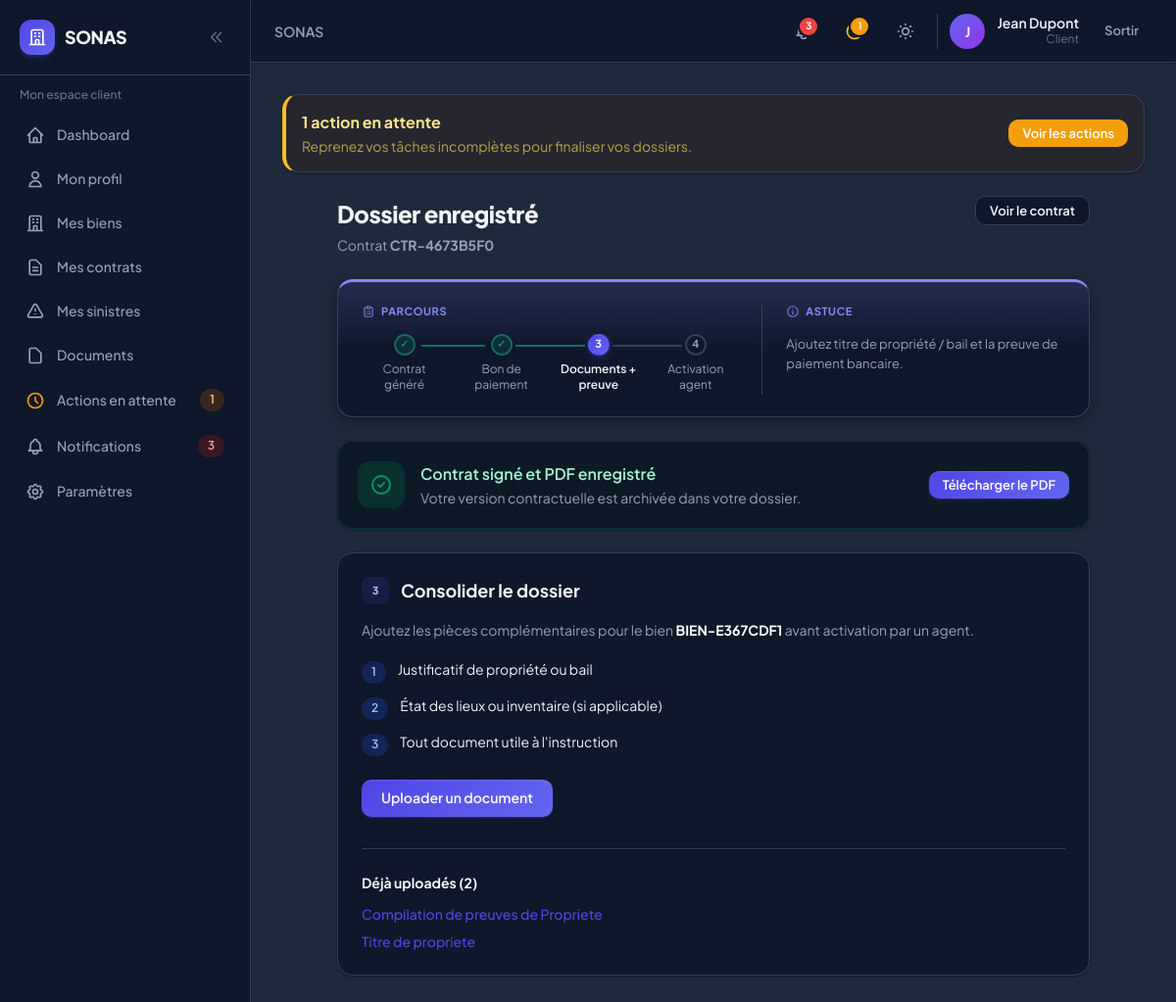
The app's page /client/contrats/8/consolidation/ (signed in) with its own data.
### accounts/models.py (models this page shows, shortened)
class User(AbstractUser):
    role = models.CharField(
        max_length=10,
        choices=UserRole.choices,
        default=UserRole.CLIENT,
        db_index=True,
    )
    phone = models.CharField(max_length=20, blank=True)
    theme_preference = models.CharField(
        max_length=10,
        choices=[('light', 'Clair'), ('dark', 'Sombre'), ('system', 'Système')],
        default='system',
    )
    created_at = models.DateTimeField(auto_now_add=True)
    updated_at = models.DateTimeField(auto_now=True)
    class Meta:
        verbose_name = 'Utilisateur'
        verbose_name_plural = 'Utilisateurs'
    @property
    def is_client(self):
        return self.role == UserRole.CLIENT
    @property
    def is_internal(self):
        return self.role in (UserRole.AGENT, UserRole.GERANT, UserRole.ADMIN)

### contrats/models.py (models this page shows, shortened)
class Contrat(models.Model):
    client = models.ForeignKey(Client, on_delete=models.CASCADE, related_name='contrats')
    bien = models.ForeignKey(Bien, on_delete=models.CASCADE, related_name='contrats')
    reference = models.CharField(max_length=50, unique=True)
    date_debut = models.DateField()
    date_fin = models.DateField()
    statut = models.CharField(
        max_length=15,
        choices=ContratStatut.choices,
        default=ContratStatut.BROUILLON,
    )
    montant_annuel = models.DecimalField(max_digits=12, decimal_places=2, null=True, blank=True)
    plafond_indemnisation = models.DecimalField(
        max_digits=12,
        decimal_places=2,
        default=0,
        help_text='Plafond total d\'indemnisation du contrat (USD).',
    )
    montant_indemnise_cumule = models.DecimalField(
        max_digits=12,
        decimal_places=2,
        default=0,
        help_text='Montant total déjà indemnisé sur ce contrat (USD).',
    )
    grille_tarifaire = models.ForeignKey(
        GrilleTarifaire,
        on_delete=models.SET_NULL,
        null=True,
        blank=True,
        related_name='contrats',
        verbose_name='Forfait d\'assurance',
    )
    bon_paiement_reference = models.CharField(max_length=50, blank=True, db_index=True)
    paiement_valide = models.BooleanField(default=False)
    notes = models.TextField(blank=True)
    date_souscription = models.DateTimeField(null=True, blank=True)
    alerte_j30_envoyee = models.BooleanField(default=False)
    alerte_j15_envoyee = models.BooleanField(default=False)
    alerte_j7_envoyee = models.BooleanField(default=False)
    alerte_j0_envoyee = models.BooleanField(default=False)
    sinistres_bloques = models.BooleanField(default=False)
    created_at = models.DateTimeField(auto_now_add=True)
    updated_at = models.DateTimeField(auto_now=True)
    class Meta:
        verbose_name = 'Contrat'
        verbose_name_plural = 'Contrats'
        ordering = ['-created_at']
    @property
    def document_contractuel(self):
        return self.documents.filter(type_document='CONTRAT_PDF').order_by('-created_at').first()
    @property
    def document_bon_paiement(self):
        return self.documents.filter(type_document='BON_PAIEMENT').order_by('-created_at').first()

### biens/models.py (models this page shows, shortened)
class Bien(models.Model):
    client = models.ForeignKey(Client, on_delete=models.CASCADE, related_name='biens')
    reference = models.CharField(max_length=50, unique=True)
    type_bien = models.CharField(max_length=20, choices=BienType.choices, default=BienType.APPARTEMENT)
    adresse = models.TextField()
    code_postal = models.CharField(max_length=10)
    ville = models.CharField(max_length=100)
    surface_m2 = models.DecimalField(max_digits=10, decimal_places=2, null=True, blank=True)
    valeur_estimee = models.DecimalField(
        max_digits=14,
        decimal_places=2,
        null=True,
        blank=True,
        help_text='Valeur estimée du bien en USD (utilisée pour la grille tarifaire).',
    )
    grille_tarifaire = models.ForeignKey(
        'contrats.GrilleTarifaire',
        on_delete=models.SET_NULL,
        null=True,
        blank=True,
        related_name='biens',
        verbose_name='Forfait d\'assurance',
    )
    description = models.TextField(blank=True)
    statut = models.CharField(max_length=15, choices=BienStatut.choices, default=BienStatut.EN_ATTENTE)
    motif_rejet = models.TextField(blank=True)
    created_at = models.DateTimeField(auto_now_add=True)
    updated_at = models.DateTimeField(auto_now=True)
    class Meta:
        verbose_name = 'Bien'
        verbose_name_plural = 'Biens'
        ordering = ['-created_at']

### documents/models.py (models this page shows, shortened)
class Document(models.Model):
    sinistre = models.ForeignKey(
        Sinistre, on_delete=models.CASCADE, null=True, blank=True, related_name='documents'
    )
    bien = models.ForeignKey(
        Bien, on_delete=models.CASCADE, null=True, blank=True, related_name='documents'
    )
    contrat = models.ForeignKey(
        'contrats.Contrat',
        on_delete=models.CASCADE,
        null=True,
        blank=True,
        related_name='documents',
    )
    type_document = models.CharField(max_length=20, choices=DocumentType.choices, default=DocumentType.JUSTIFICATIF)
    titre = models.CharField(max_length=200)
    fichier = models.FileField(upload_to=document_upload_path)
    taille_octets = models.PositiveIntegerField(default=0)
    uploaded_by = models.ForeignKey(
        settings.AUTH_USER_MODEL,
        on_delete=models.SET_NULL,
        null=True,
        related_name='documents_uploades',
    )
    created_at = models.DateTimeField(auto_now_add=True)
    class Meta:
        verbose_name = 'Document'
        verbose_name_plural = 'Documents'
        ordering = ['-created_at']

### contrats/views.py (the view)
@client_required
def contrat_consolidation_client(request, pk):
    client = request.user.client_profile
    contrat = get_object_or_404(
        Contrat.objects.select_related('bien'),
        pk=pk, client=client,
    )
    documents_bien = contrat.bien.documents.exclude(
        type_document__in=('CONTRAT_PDF', 'BON_PAIEMENT', 'PREUVE_PAIEMENT', 'RETRAIT_BANCAIRE'),
    ).order_by('-created_at')[:10]
    return render(request, 'contrats/consolidation.html', {
        'contrat': contrat,
        'document_contrat': contrat.document_contractuel,
        'document_bon_paiement': contrat.document_bon_paiement,
        'documents_bien': documents_bien,
        'preuve_form': PreuvePaiementForm(),
        'guide_steps': [
            'Contrat généré',
            'Bon de paiement',
            'Documents + preuve',
            'Activation agent',
        ],
        'guide_tip': 'Ajoutez titre de propriété / bail et la preuve de paiement bancaire.',
    })

### templates/contrats/consolidation.html (shortened to what this page needs)
{% extends 'base.html' %}
{% load static %}
{% block extra_head %}
<link rel="stylesheet" href="{% static 'css/contrat-visuel.css' %}">
{% endblock %}
{% block content %}
<div class="sonas-create-page">
    <div class="sonas-page-header flex flex-col sm:flex-row sm:items-start sm:justify-between gap-4">
        <div>
            <h1>Dossier enregistré</h1>
            <p>Contrat <strong>{{ contrat.reference }}</strong></p>
        </div>
        <a href="{% url 'contrats_client:detail' contrat.pk %}" class="sonas-btn sonas-btn-secondary sonas-btn-sm shrink-0">Voir le contrat</a>
    </div>
    {% include 'partials/form_guide_top.html' with guide_steps=guide_steps guide_tip=guide_tip guide_active_step=3 %}
    <div class="sonas-create-body space-y-6">
        <div class="sonas-card p-0 overflow-hidden border-emerald-200 dark:border-emerald-900/50">
            <div class="flex flex-col sm:flex-row sm:items-center gap-4 p-5 bg-emerald-50/80 dark:bg-emerald-950/20">
                <div class="w-12 h-12 shrink-0 rounded-xl bg-emerald-100 dark:bg-emerald-900/40 flex items-center justify-center">
                    <svg class="w-6 h-6 text-emerald-600" fill="none" stroke="currentColor" viewBox="0 0 24 24"><path stroke-linecap="round" stroke-linejoin="round" stroke-width="2" d="M9 12l2 2 4-4m6 2a9 9 0 11-18 0 9 9 0 0118 0z"/></svg>
                </div>
                <div class="flex-1 min-w-0">
                    <p class="font-semibold text-emerald-800 dark:text-emerald-200">Contrat signé et PDF enregistré</p>
                    <p class="text-sm text-slate-600 dark:text-slate-400 mt-0.5">Votre version contractuelle est archivée dans votre dossier.</p>
                </div>
                {% if document_contrat %}
                <a href="{{ document_contrat.fichier.url }}" class="sonas-btn sonas-btn-primary sonas-btn-sm shrink-0 w-full sm:w-auto justify-center" target="_blank" download>Télécharger le PDF</a>
                {% endif %}
            </div>
        </div>
        <div class="sonas-card p-6">
            <div class="flex items-center gap-3 mb-4">
                <span class="contrat-section-num">3</span>
                <h2 class="font-bold text-lg m-0">Consolider le dossier</h2>
            </div>
            <p class="text-sm text-slate-600 dark:text-slate-400 mb-5">
                Ajoutez les pièces complémentaires pour le bien
                <strong class="text-slate-900 dark:text-white">{{ contrat.bien.reference }}</strong>
                avant activation par un agent.
            </p>
            <ul class="space-y-3 mb-6">
                <li class="flex gap-3 text-sm">
                    <span class="sonas-badge sonas-badge-blue shrink-0 mt-0.5">1</span>
                    <span>Justificatif de propriété ou bail</span>
                </li>
                <li class="flex gap-3 text-sm">
                    <span class="sonas-badge sonas-badge-blue shrink-0 mt-0.5">2</span>
                    <span>État des lieux ou inventaire (si applicable)</span>
                </li>
                <li class="flex gap-3 text-sm">
                    <span class="sonas-badge sonas-badge-blue shrink-0 mt-0.5">3</span>
                    <span>Tout document utile à l'instruction</span>
                </li>
            </ul>
            <a href="{% url 'documents_client:upload' %}?bien={{ contrat.bien.pk }}" class="sonas-btn sonas-btn-primary w-full sm:w-auto justify-center">Uploader un document</a>
            {% if documents_bien %}
            <div class="mt-8 pt-6 border-t border-slate-200 dark:border-slate-700">
                <h3 class="font-bold text-sm mb-3">Déjà uploadés ({{ documents_bien|length }})</h3>
                <ul class="space-y-2 text-sm">
                    {% for doc in documents_bien %}
                    <li>
                        <a href="{{ doc.fichier.url }}" class="text-indigo-600 hover:underline font-medium" target="_blank">{{ doc.titre }}</a>
                    </li>
                    {% endfor %}
                </ul>
            </div>
            {% endif %}
        </div>
    </div>
</div>
{% endblock %}

### templates/partials/navbar.html (shortened to what this page needs)
<header class="sticky top-0 z-30 sonas-card border-0 border-b rounded-none px-3 sm:px-6 h-14 sm:h-16 flex items-center justify-between shrink-0 gap-2">
    <div class="flex items-center gap-2 sm:gap-4 min-w-0 flex-1">
        <h2 class="text-sm font-semibold text-slate-500 dark:text-slate-400 truncate hidden lg:block">
            {% block page_breadcrumb %}SONAS{% endblock %}
        </h2>
    </div>
    <div class="flex items-center gap-1 sm:gap-3 shrink-0">
        <a href="{% url url_notifications_list %}" class="relative p-2.5 rounded-xl hover:bg-slate-100 dark:hover:bg-slate-800 transition-colors" title="Notifications{% if unread_notifications_count %} ({{ unread_notifications_count }}){% endif %}">
            {% if unread_notifications_count %}
            <span class="absolute top-1.5 right-1.5 min-w-[1.125rem] h-[1.125rem] px-0.5 bg-red-500 rounded-full ring-2 ring-white dark:ring-slate-900 text-[10px] font-bold text-white flex items-center justify-center">{{ unread_notifications_count }}</span>
            {% endif %}
        </a>
        {% if pending_actions_count %}
        <a href="{% url url_pending_actions %}" class="relative p-2.5 rounded-xl hover:bg-slate-100 dark:hover:bg-slate-800 transition-colors" title="Actions en attente ({{ pending_actions_count }})">
            <span class="absolute top-1.5 right-1.5 min-w-[1.125rem] h-[1.125rem] px-0.5 bg-amber-500 rounded-full ring-2 ring-white dark:ring-slate-900 text-[10px] font-bold text-white flex items-center justify-center">{{ pending_actions_count }}</span>
        </a>
        {% endif %}
        <button @click="toggle()" class="p-2.5 rounded-xl hover:bg-slate-100 dark:hover:bg-slate-800 transition-colors" title="Thème">
        </button>
        <div class="hidden sm:flex items-center gap-3 pl-3 border-l border-slate-200 dark:border-slate-700">
            <div class="w-9 h-9 rounded-full bg-gradient-to-br from-indigo-500 to-purple-600 flex items-center justify-center text-white text-sm font-bold">
                {{ user.first_name|first|default:user.username|first|upper }}
            </div>
            <div class="text-right hidden md:block">
                <p class="text-sm font-semibold leading-tight">{{ user.get_full_name|default:user.username }}</p>
                <p class="text-xs text-slate-500">{{ user.get_role_display }}</p>
            </div>
        </div>
        <form method="post" action="{% url 'accounts:logout' %}">
            <button type="submit" class="sonas-btn sonas-btn-ghost sonas-btn-sm">Sortir</button>
        </form>
    </div>
</header>

### records on screen
User: first_name|first "J", get_full_name "Jean Dupont", role "Client"
Contrat: reference "CTR-4673B5F0", bien.reference "BIEN-E367CDF1"
Document: titre "Compilation de preuves de Propriete"
Document: titre "Titre de propriete"

### other values on screen
{{ pending_actions_count }} "1"
{{ unread_notifications_count }} "3"
{{ step }} "Contrat généré" "Bon de paiement" "Documents + preuve" "Activation agent"
{{ guide_tip_title|default:"Astuce" }} "ASTUCE"
{{ guide_tip }} "Ajoutez titre de propriété / bail et la preuve de paiement bancaire."
{{ documents_bien|length }} "2"
